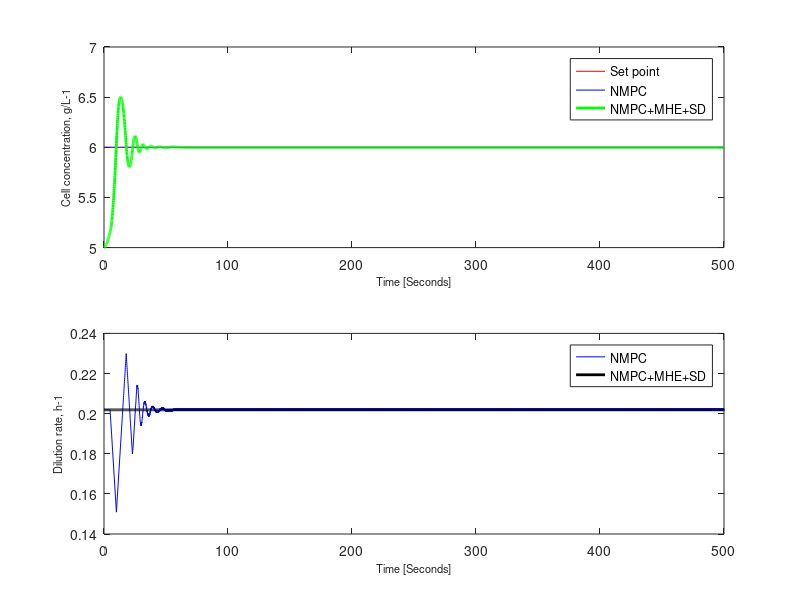
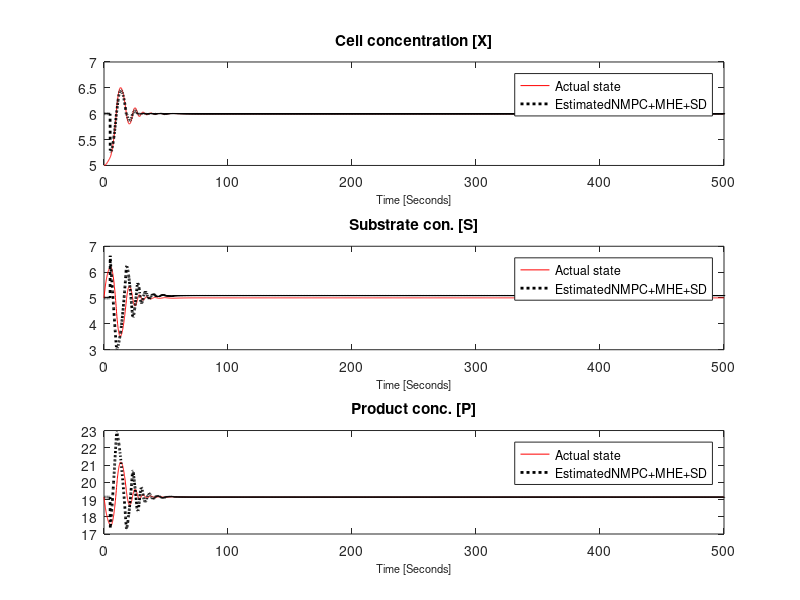
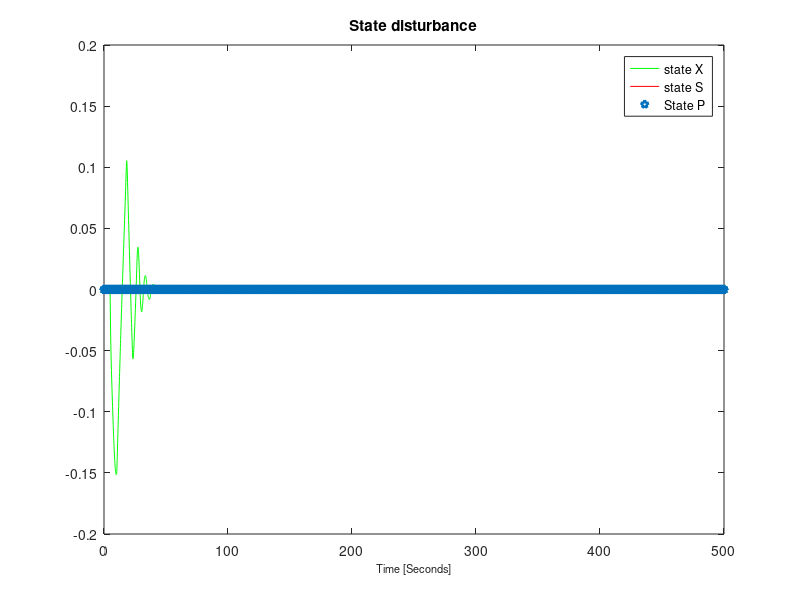

These charts were generated, in order, by the following MATLAB code:
clc
load('NMPC_EKF_SD')
load('NMPC')

figure(1)
subplot(2,1,1)
plot(time, setpoint, 'r', time, predicted_nmpc, 'b-', time,predicted,'g-',  'LineWidth',2);
ylabel('Cell concentration, g/L-1','FontSize' , 8)
xlabel('Time [Seconds]','FontSize',8)
legend('Set point','NMPC','NMPC+MHE+SD')

subplot(2,1,2)
plot(time, input, 'b', time, input_nmpc,'k-',  'LineWidth',2);
ylabel('Dilution rate, h-1','FontSize' , 8)
xlabel('Time [Seconds]','FontSize',8)
legend('NMPC','NMPC+MHE+SD')

figure(2)
subplot(3,1,1)
plot(time, X_pred, 'r', time, X_est, 'k:',  'LineWidth',2);
title('Cell concentration [X]')
xlabel('Time [Seconds]','FontSize',8)
legend('Actual state','EstimatedNMPC+MHE+SD')

subplot(3,1,2)
plot(time, S_pred, 'r', time, S_est, 'k:',  'LineWidth',2);
title('Substrate con. [S]')
xlabel('Time [Seconds]','FontSize',8)
legend('Actual state','EstimatedNMPC+MHE+SD')

subplot(3,1,3)
plot(time, P_pred, 'r', time, P_est, 'k:',  'LineWidth',2);
title('Product conc. [P]')
xlabel('Time [Seconds]','FontSize',8)
legend('Actual state','EstimatedNMPC+MHE+SD')

figure(3)
subplot(1,1,1)
plot(time, state1, 'g', time, state2, 'r', time, state3, 'p', 'LineWidth',2);
title('State disturbance')
xlabel('Time [Seconds]','FontSize',8)
legend('state X','state S', 'State P')
